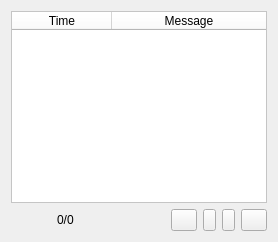
            <widget class="QWidget" name="stackedEventGeneral">
             <layout class="QVBoxLayout" name="verticalLayout_7">
              <item>
               <widget class="QTableWidget" name="tableWidgetEventGeneral">
                <property name="styleSheet">
                 <string notr="true">background-color: #ffffff;</string>
                </property>
                <property name="alternatingRowColors">
                 <bool>true</bool>
                </property>
                <property name="textElideMode">
                 <enum>Qt::ElideNone</enum>
                </property>
                <property name="horizontalScrollMode">
                 <enum>QAbstractItemView::ScrollPerPixel</enum>
                </property>
                <attribute name="horizontalHeaderStretchLastSection">
                 <bool>true</bool>
                </attribute>
                <attribute name="verticalHeaderVisible">
                 <bool>false</bool>
                </attribute>
                <column>
                 <property name="text">
                  <string>Time</string>
                 </property>
                </column>
                <column>
                 <property name="text">
                  <string>Message</string>
                 </property>
                </column>
               </widget>
              </item>
              <item>
               <layout class="QHBoxLayout" name="horizontalLayout_7">
                <item>
                 <spacer name="horizontalSpacer_9">
                  <property name="orientation">
                   <enum>Qt::Horizontal</enum>
                  </property>
                  <property name="sizeHint" stdset="0">
                   <size>
                    <width>40</width>
                    <height>20</height>
                   </size>
                  </property>
                 </spacer>
                </item>
                <item>
                 <widget class="QLabel" name="labelEventGeneralPagePosition">
                  <property name="text">
                   <string>0/0</string>
                  </property>
                 </widget>
                </item>
                <item>
                 <spacer name="horizontalSpacer_10">
                  <property name="orientation">
                   <enum>Qt::Horizontal</enum>
                  </property>
                  <property name="sizeHint" stdset="0">
                   <size>
                    <width>40</width>
                    <height>20</height>
                   </size>
                  </property>
                 </spacer>
                </item>
                <item>
                 <spacer name="horizontalSpacer_8">
                  <property name="orientation">
                   <enum>Qt::Horizontal</enum>
                  </property>
                  <property name="sizeHint" stdset="0">
                   <size>
                    <width>40</width>
                    <height>20</height>
                   </size>
                  </property>
                 </spacer>
                </item>
                <item>
                 <widget class="QPushButton" name="pushButtonEventGeneralPageBegining">
                  <property name="maximumSize">
                   <size>
                    <width>26</width>
                    <height>16777215</height>
                   </size>
                  </property>
                  <property name="focusPolicy">
                   <enum>Qt::NoFocus</enum>
                  </property>
                  <property name="text">
                   <string/>
                  </property>
                  <property name="icon">
                   <iconset resource="mainwindow.qrc">
                    <normaloff>:/images/leftleft.png</normaloff>:/images/leftleft.png</iconset>
                  </property>
                 </widget>
                </item>
                <item>
                 <widget class="QPushButton" name="pushButtonEventGeneralPageBack">
                  <property name="maximumSize">
                   <size>
                    <width>13</width>
                    <height>16777215</height>
                   </size>
                  </property>
                  <property name="focusPolicy">
                   <enum>Qt::NoFocus</enum>
                  </property>
                  <property name="text">
                   <string/>
                  </property>
                  <property name="icon">
                   <iconset resource="mainwindow.qrc">
                    <normaloff>:/images/left.png</normaloff>:/images/left.png</iconset>
                  </property>
                 </widget>
                </item>
                <item>
                 <widget class="QPushButton" name="pushButtonEventGeneralPageForward">
                  <property name="maximumSize">
                   <size>
                    <width>13</width>
                    <height>16777215</height>
                   </size>
                  </property>
                  <property name="focusPolicy">
                   <enum>Qt::NoFocus</enum>
                  </property>
                  <property name="text">
                   <string/>
                  </property>
                  <property name="icon">
                   <iconset resource="mainwindow.qrc">
                    <normaloff>:/images/right.png</normaloff>:/images/right.png</iconset>
                  </property>
                 </widget>
                </item>
                <item>
                 <widget class="QPushButton" name="pushButtonEventGeneralPageEnd">
                  <property name="maximumSize">
                   <size>
                    <width>26</width>
                    <height>16777215</height>
                   </size>
                  </property>
                  <property name="focusPolicy">
                   <enum>Qt::NoFocus</enum>
                  </property>
                  <property name="text">
                   <string/>
                  </property>
                  <property name="icon">
                   <iconset resource="mainwindow.qrc">
                    <normaloff>:/images/rightright.png</normaloff>:/images/rightright.png</iconset>
                  </property>
                 </widget>
                </item>
               </layout>
              </item>
             </layout>
            </widget>
